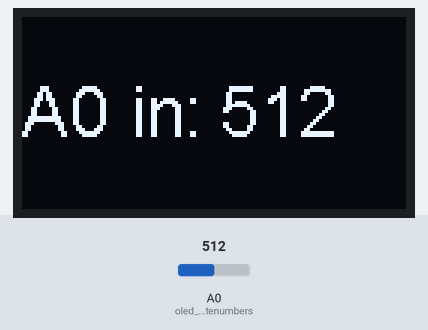
Recording of a sketch running on a simulated ESP8266 (NodeMCU). On the bench: 128×64 one-colour display. The test bench sets the inputs (shaded band); at power-on: A0 (oled_writenumbers) = 512. What the sketch prints to the serial monitor is not drawn.

Above: at 1.2 s.
1.3 s: A0 (oled_writenumbers) set to 716
At 1.9 s:
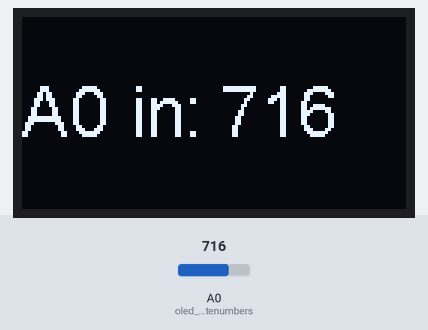
2.8 s: A0 (oled_writenumbers) set to 900
At 3.7 s:
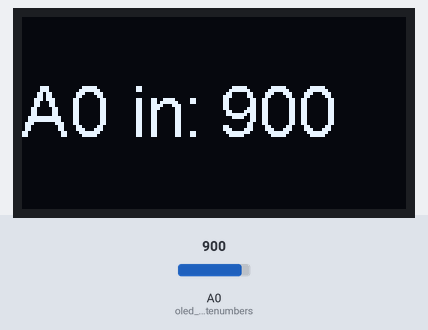
4.3 s: A0 (oled_writenumbers) set to 1023
At 5.5 s:
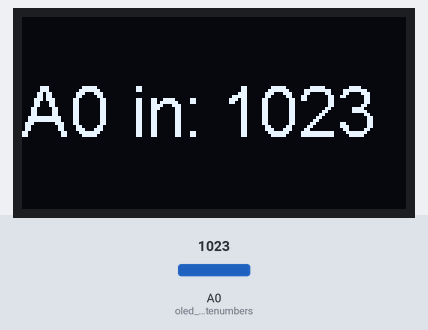
Timing chart, 0 to 7.3 s (numbered marks = the images above; inputs shaded):
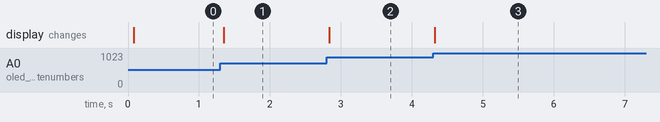

The sketch:

A0_to_DigiPot_test_v1.ino
```cpp
#include <SPI.h>
#include "SSD1306.h"

#define SDA_PIN 5
#define SCL_PIN 4

SSD1306  display(0x3c, SDA_PIN, SCL_PIN);


const int csPin = 10;
int mapped_A0_input;
int number = 0; // can be used in switch case of final code


void setup() {
    SPI.begin();
    SPI.setBitOrder(MSBFIRST); // From Data Sheet
    pinMode(csPin,OUTPUT);
    digitalWrite(csPin, HIGH);
    Serial.begin(115200);
    Serial.println(number); // start somewhere
    display.init();
    display.flipScreenVertically();
    display.clear();
    display.setFont(ArialMT_Plain_24);
    display.display();
    }


void digitalPotWrite(int address, int value) {
    digitalWrite(csPin, LOW); //select slave
    byte command = 0xB0; //0xB0 = 10110000
    command += address;
    SPI.transfer(command);
    byte byte1 = (value >> 8);
    byte byte0 = (value & 0xFF); //0xFF = B11111111
    SPI.transfer(byte1);
    SPI.transfer(byte0);
    digitalWrite(csPin, HIGH); //de-select slave
    }


void oled_writenumbers() {
    display.drawString(0, 18, "A0 in:");
    display.drawString(66, 18, String(analogRead(A0)));
    }


void loop() {
    mapped_A0_input = map(analogRead(A0), 0, 1023, 0, 1023);
    if (number != mapped_A0_input)
    if (number < mapped_A0_input) number ++;
    else number --;
    delay(50);
    digitalPotWrite(0,mapped_A0_input);
    Serial.println(number);
    display.clear();
    oled_writenumbers();
    display.display();
    delay(50);
    }
```

Measured:
- after the input at 1.3 s, the display: changes after 0.05 s (image 1)
- after the input at 2.8 s, the display: changes at once (image 2)
- after the input at 4.3 s, the display: changes at once (image 3)
